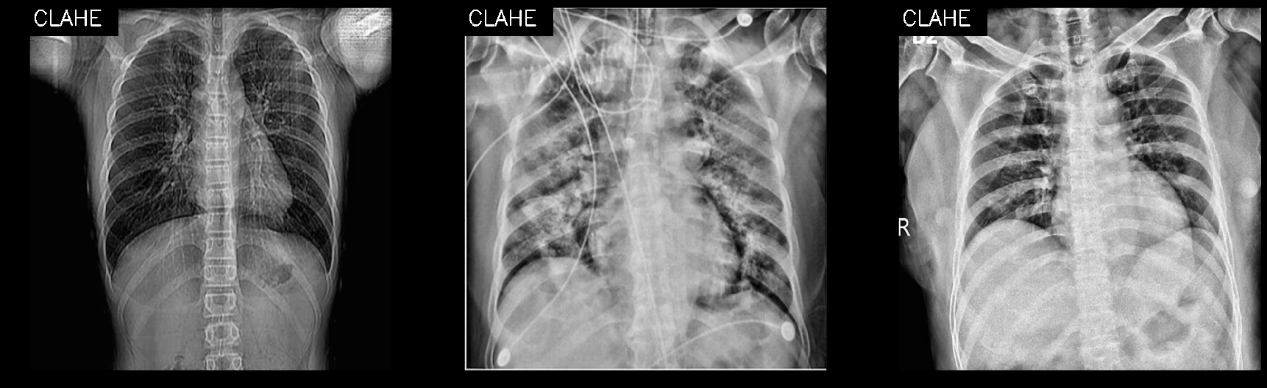
#> input picture images/CLAHE.png, 1267 x 388 px, given as the content of the folder C:/Users/28347/Documents/COVID-19, which was not available
$ jupyter execute --allow-errors preprocessing.ipynb   (text cells are left out)
#> lines starting #> are read from the running program, lines starting #| are printed output that depends on the picture; pictures that were not available may be replaced by others from this repository, and a replacement may not be noted
[cell 1]
import cv2
import matplotlib.pyplot as plt
from glob import glob
import numpy as np
import pandas as pd
import math
import os, shutil

[cell 2]
start = 10   # Starting index of images
num_img = 3 # Total number of images to show

fig, ax = plt.subplots(nrows=1, ncols=num_img, sharey=True, figsize=(num_img*10,10))
for q, file_path in enumerate(glob('C:/Users/28347/Documents/COVID-19/CO*')[start:start+num_img]):
    src_img = cv2.imread(file_path)
    cv2.rectangle(src_img, (0, 0), (200, 80), (0, 0, 0), -1)
    cv2.putText(src_img, "origin", (10, 50), cv2.FONT_HERSHEY_SIMPLEX, 2.0, (255, 255, 255), 3)

    ax[q].imshow(src_img)

[cell 3]
def gamma_trans(img, gamma):  # gamma函数处理
    gamma_table = [np.power(x / 255.0, gamma) * 255.0 for x in range(256)]  # 建立映射表
    gamma_table = np.round(np.array(gamma_table)).astype(np.uint8)  # 颜色值为整数
    return cv2.LUT(img, gamma_table)  # 图片颜色查表。另外可以根据光强（颜色）均匀化原则设计自适应算法。

start = 10   # Starting index of images
num_img = 3 # Total number of images to show

fig, ax = plt.subplots(nrows=1, ncols=num_img, sharey=True, figsize=(num_img*10,10))
for q, file_path in enumerate(glob('C:/Users/28347/Documents/COVID-19/CO*')[start:start+num_img]):
    src_img = cv2.imread(file_path, 0)
    mean = np.mean(src_img)
    gamma_val = math.log10(0.5)/math.log10(mean/255)
    image_gamma_correct = gamma_trans(src_img, gamma_val)
    image_gamma_correct = cv2.cvtColor(image_gamma_correct, cv2.COLOR_GRAY2RGB )

    cv2.rectangle(image_gamma_correct, (0, 0), (250, 80), (0, 0, 0), -1)
    cv2.putText(image_gamma_correct, "gamma", (10, 50), cv2.FONT_HERSHEY_SIMPLEX, 2.0, (255, 255, 255), 3)

    ax[q].imshow(image_gamma_correct)

[cell 4]
start = 10   # Starting index of images
num_img = 3 # Total number of images to show

clahe = cv2.createCLAHE(clipLimit=2.0, tileGridSize=(16, 16))

fig, ax = plt.subplots(nrows=1, ncols=num_img, sharey=True, figsize=(num_img*10,10))
for q, file_path in enumerate(glob('C:/Users/28347/Documents/COVID-19/CO*')[start:start+num_img]):
    src_img = cv2.imread(file_path,0)
    img_clahe = clahe.apply(src_img)

    img_clahe = cv2.cvtColor(img_clahe, cv2.COLOR_GRAY2RGB )

    cv2.rectangle(img_clahe, (0, 0), (250, 80), (0, 0, 0), -1)
    cv2.putText(img_clahe, "CLAHE", (10, 50), cv2.FONT_HERSHEY_SIMPLEX, 2.0, (255, 255, 255), 3)

    ax[q].imshow(img_clahe)

[cell 5]
start = 10   # Starting index of images
num_img = 3 # Total number of images to show

clahe = cv2.createCLAHE(clipLimit=2.0, tileGridSize=(16, 16))

fig, ax = plt.subplots(nrows=1, ncols=num_img, sharey=True, figsize=(num_img*10,10))
for q, file_path in enumerate(glob('C:/Users/28347/Documents/COVID-19/CO*')[start:start+num_img]):
    src_img = cv2.imread(file_path,0)
    img_clahe = clahe.apply(src_img)
    mean = np.mean(img_clahe)
    gamma_val = math.log10(0.5)/math.log10(mean/255)
    image_gamma_correct = gamma_trans(img_clahe, gamma_val)
    image_gamma_correct = cv2.cvtColor(image_gamma_correct, cv2.COLOR_GRAY2RGB )

    cv2.rectangle(image_gamma_correct, (0, 0), (600, 80), (0, 0, 0), -1)
    cv2.putText(image_gamma_correct, "gamma + CLAHE", (10, 50), cv2.FONT_HERSHEY_SIMPLEX, 2.0, (255, 255, 255), 3)
    ax[q].imshow(image_gamma_correct)

#> (a cell that did not finish here is left out)

#> (a cell that did not finish here is left out)

#> (a cell that did not finish here is left out)

[cell 9]
ROOT_PATH = "C:\\Users\\28347\\Documents"

target_path = os.path.join(ROOT_PATH, 'COVID-19')
#> (the rest of this cell did not finish here and is left out)

[cell 10]
target_path = os.path.join(ROOT_PATH, 'Viral Pneumonia')
#> (the rest of this cell did not finish here and is left out)

[cell 11]
target_path = os.path.join(ROOT_PATH, 'NORMAL')
#> (the rest of this cell did not finish here and is left out)

[cell 12]
target_path = os.path.join(ROOT_PATH, 'cov_processed')
os.mkdir(target_path)
for file_name in glob(os.path.join(ROOT_PATH, 'COVID-19', '*')):
    src_img = cv2.imread(file_name, 0)
#> src_img is the input picture: shape (388, 1267); min 0, max 255, mean 97.7
    img_clahe = clahe.apply(src_img)
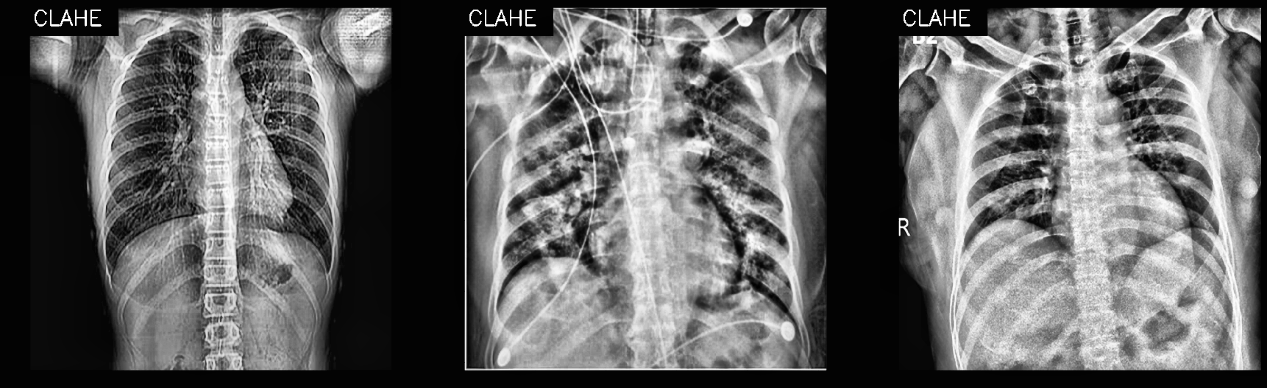
#> img_clahe: shape (388, 1267); min 1, max 255, mean 99.8
    mean = np.mean(img_clahe)
#> mean = 99.83
    gamma_val = math.log10(0.5)/math.log10(mean/255)
#> gamma_val = 0.739
    image_gamma_correct = gamma_trans(img_clahe, gamma_val)
#> in gamma_trans, `gamma_table = [np.power(x / 255.0, gamma) * 255.0 for x in range(256)]`: gamma_table = 256 values from 0 to 255
#> in gamma_trans, `return cv2.LUT(img, gamma_table)`:
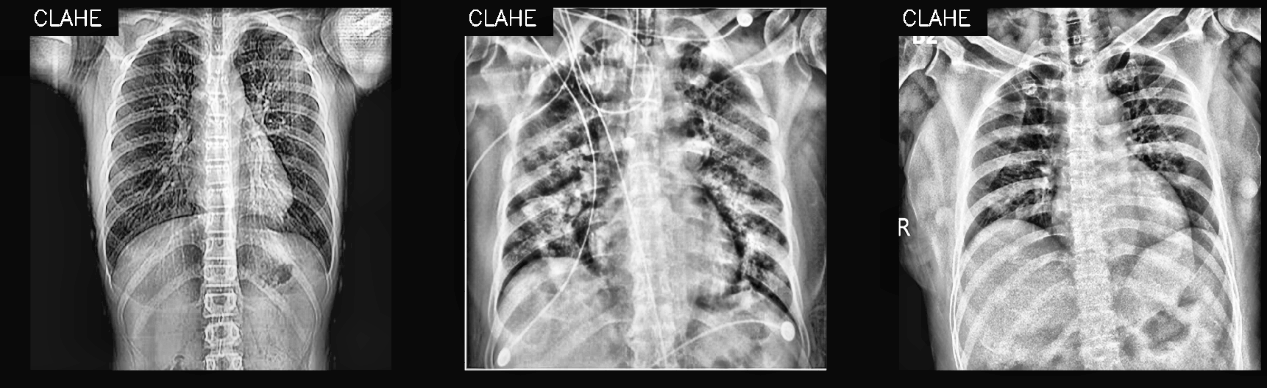
#> returned value: shape (388, 1267); min 4, max 255, mean 116.8
    image_gamma_correct = cv2.cvtColor(image_gamma_correct, cv2.COLOR_GRAY2RGB)
    image_resize = cv2.resize(image_gamma_correct, (512, 512))
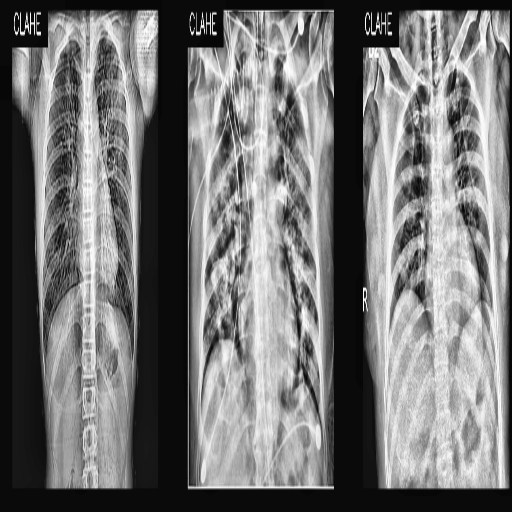
#> image_resize: shape (512, 512, 3); min 4, max 255, mean 116.7
    cv2.imwrite(os.path.join(target_path, file_name.split('\\')[-1]), image_resize)

[cell 13]
target_path = os.path.join(ROOT_PATH, 'vir_processed')
os.mkdir(target_path)
for file_name in glob(os.path.join(ROOT_PATH, 'Viral Pneumonia', '*')):
    src_img = cv2.imread(file_name, 0)
#> src_img: shape (512, 512); min 4, max 255, mean 116.7
    img_clahe = clahe.apply(src_img)
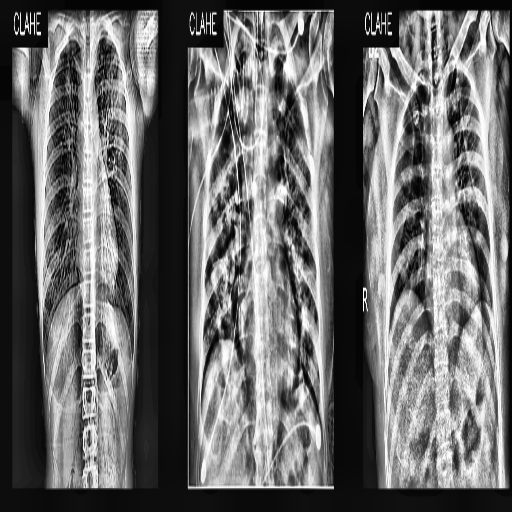
#> img_clahe: shape (512, 512); min 0, max 255, mean 105.8
    mean = np.mean(img_clahe)
#> mean = 105.8
    gamma_val = math.log10(0.5)/math.log10(mean/255)
#> gamma_val = 0.788
    image_gamma_correct = gamma_trans(img_clahe, gamma_val)
#> call 2 of gamma_trans, with gamma = 0.788
#> in gamma_trans (call 2), `return cv2.LUT(img, gamma_table)`:
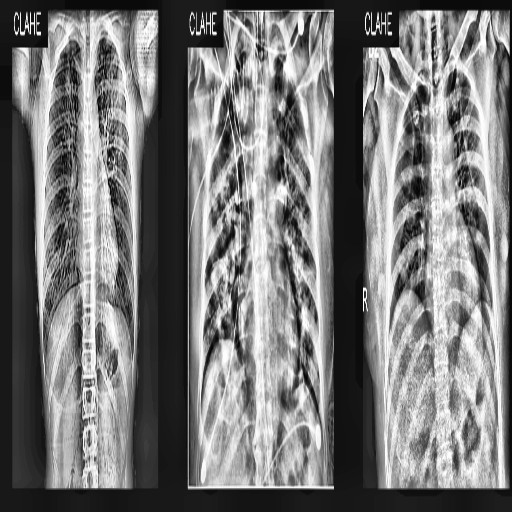
#> returned value: shape (512, 512); min 0, max 255, mean 120.1
    image_gamma_correct = cv2.cvtColor(image_gamma_correct, cv2.COLOR_GRAY2RGB)
#> image_gamma_correct: shape (512, 512, 3)
    image_resize = cv2.resize(image_gamma_correct, (512, 512))
    cv2.imwrite(os.path.join(target_path, file_name.split('\\')[-1]), image_resize)

[cell 14]
target_path = os.path.join(ROOT_PATH, 'nor_processed')
os.mkdir(target_path)
for file_name in glob(os.path.join(ROOT_PATH, 'NORMAL', '*')):
    src_img = cv2.imread(file_name, 0)
    img_clahe = clahe.apply(src_img)
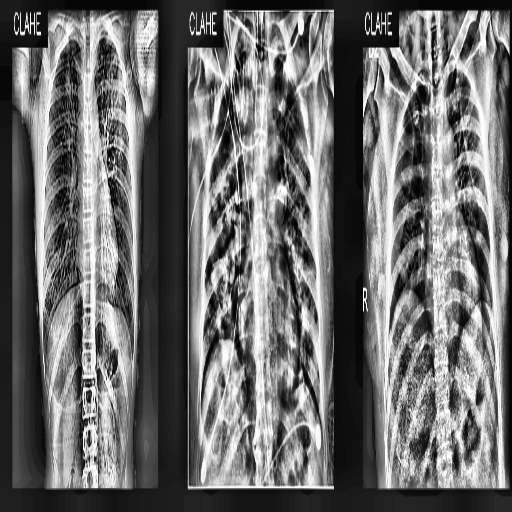
#> img_clahe: shape (512, 512); min 0, max 255, mean 108.4
    mean = np.mean(img_clahe)
#> mean = 108.4
    gamma_val = math.log10(0.5)/math.log10(mean/255)
#> gamma_val = 0.81
    image_gamma_correct = gamma_trans(img_clahe, gamma_val)
    image_gamma_correct = cv2.cvtColor(image_gamma_correct, cv2.COLOR_GRAY2RGB)
    image_resize = cv2.resize(image_gamma_correct, (512, 512))
    cv2.imwrite(os.path.join(target_path, file_name.split('\\')[-1]), image_resize)

$ run again, on images/heatmap.png
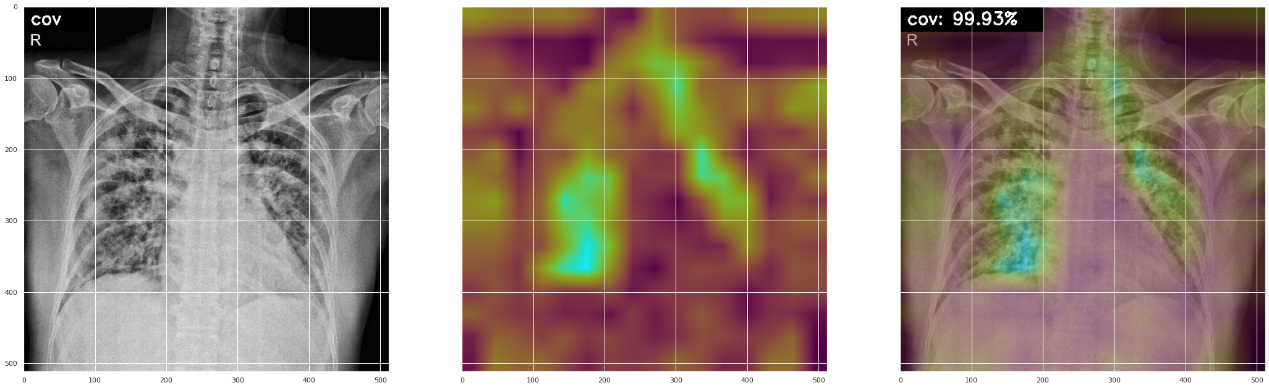
#> input picture images/heatmap.png, 1269 x 388 px, given as the content of the folder C:/Users/28347/Documents/COVID-19, which was not available
#> `img_clahe = clahe.apply(src_img)`:
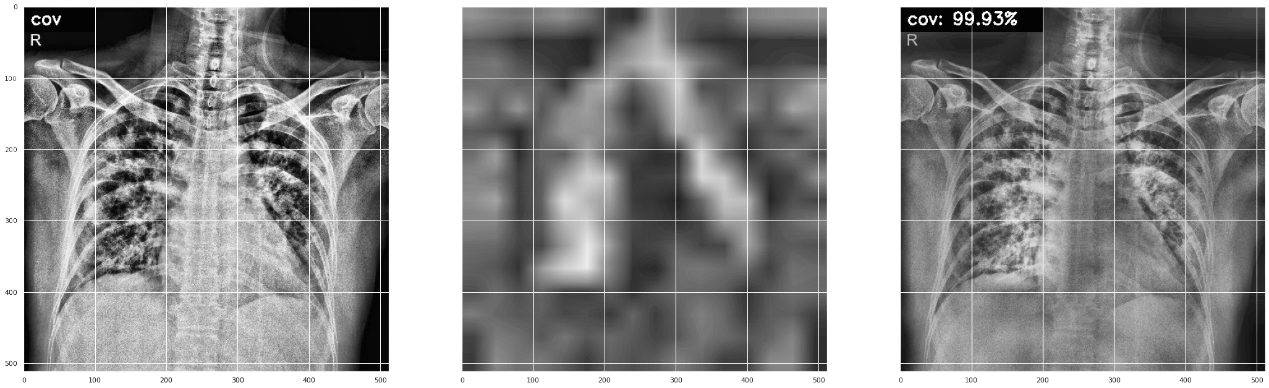
#> img_clahe: shape (388, 1269); min 1, max 255, mean 144
#> `mean = np.mean(img_clahe)`: mean = 144
#> `gamma_val = math.log10(0.5)/math.log10(mean/255)`: gamma_val = 1.21
#> gamma_table = 256 values from 0 to 255
#> `mean = np.mean(img_clahe)`: mean = 141.7
#> `gamma_val = math.log10(0.5)/math.log10(mean/255)`: gamma_val = 1.18
#> `img_clahe = clahe.apply(src_img)`:
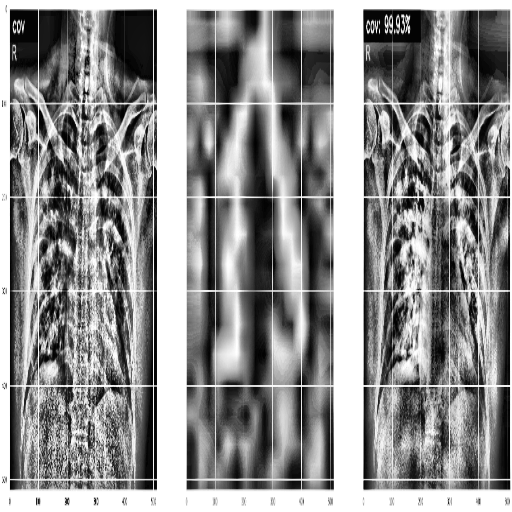
#> img_clahe: shape (512, 512); min 0, max 255, mean 142.9
#> `mean = np.mean(img_clahe)`: mean = 142.9
#> `gamma_val = math.log10(0.5)/math.log10(mean/255)`: gamma_val = 1.2
